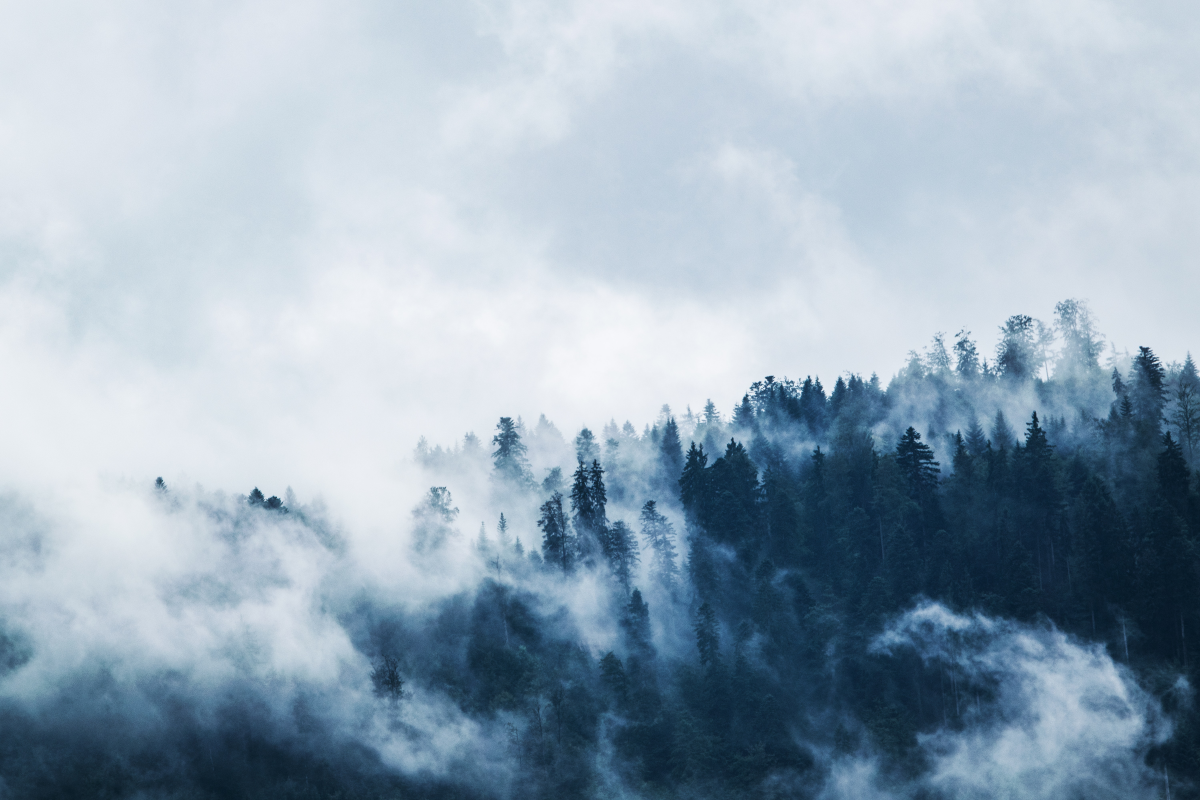
#> input picture assets/img.jpg, 6000 x 4000 px (shown at 1/5 size)
$ python resizeImg.py
#> lines starting #> are read from the running program, lines starting #| are printed output that depends on the picture
import cv2

img = cv2.imread('assets/img.jpg')
#> img is the input picture: shape (4000, 6000, 3); mean B, G, R 184.6, 169.6, 151.6
print(img.shape) #(height,width,channel)
#| (4000, 6000, 3)

imgResize = cv2.resize(img,(300,200)) #width,height
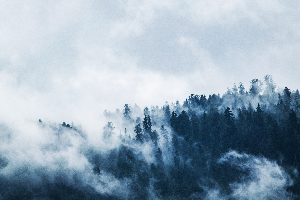
#> imgResize: shape (200, 300, 3); mean B, G, R 184.8, 169.8, 151.8
print(imgResize.shape)
#| (200, 300, 3)

cv2.imshow('Original', img)
cv2.imshow("resized image", imgResize)

cv2.waitKey(0)
